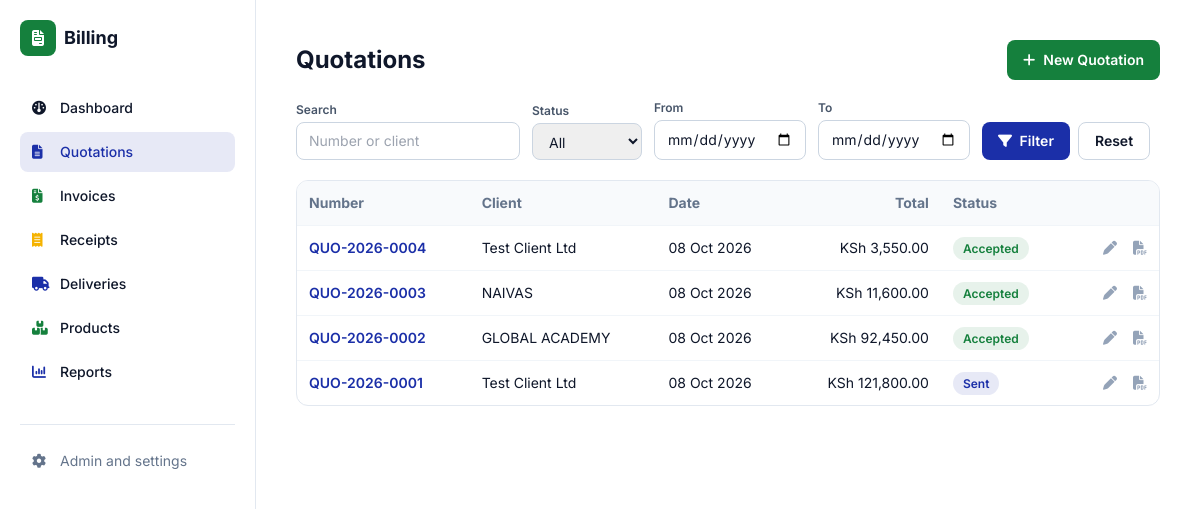
The page /list/quotation/ (signed in) on the database its author committed.
### documents/models.py (models this page shows, shortened)
class Document(models.Model):
    QUOTATION, INVOICE, RECEIPT = "quotation", "invoice", "receipt"
    TYPES = [(QUOTATION, "Quotation"), (INVOICE, "Invoice"), (RECEIPT, "Receipt")]
    PREFIX = {QUOTATION: "QUO", INVOICE: "INV", RECEIPT: "RCP"}
    STATUSES = [
        ("draft", "Draft"), ("sent", "Sent"), ("accepted", "Accepted"),
        ("paid", "Paid"), ("void", "Void"),
    ]
    PAYMENT_METHODS = [
        ("cash", "Cash"), ("mpesa", "M-Pesa"), ("bank", "Bank Transfer"), ("card", "Card"),
    ]
    VAT_MODES = [
        ("exclusive", "VAT exclusive (add VAT on top)"),
        ("inclusive", "VAT inclusive (prices include VAT)"),
        ("none", "No VAT"),
    ]
    doc_type = models.CharField(max_length=10, choices=TYPES)
    number = models.CharField(max_length=30, unique=True, editable=False)
    client = models.ForeignKey(Client, null=True, blank=True, on_delete=models.SET_NULL)
    client_name = models.CharField(max_length=150, blank=True, help_text="Walk-in name if no client")
    issue_date = models.DateField(default=timezone.localdate)
    due_date = models.DateField(null=True, blank=True)
    status = models.CharField(max_length=10, choices=STATUSES, default="draft")
    vat_mode = models.CharField(max_length=10, choices=VAT_MODES, default="exclusive")
    served_by = models.CharField(max_length=80, blank=True)
    discount = models.DecimalField(max_digits=12, decimal_places=2, default=0)
    payment_method = models.CharField(max_length=10, choices=PAYMENT_METHODS, blank=True)
    payment_reference = models.CharField(max_length=60, blank=True)
    notes = models.TextField(blank=True)
    terms = models.TextField(blank=True)
    buyer_pin = models.CharField("Buyer KRA PIN", max_length=20, blank=True)
    etims_invoice_no = models.CharField("eTIMS invoice no.", max_length=60, blank=True)
    etims_qr = models.CharField("eTIMS QR data or link", max_length=500, blank=True,
                                help_text="Paste the QR link or data KRA gives you for this invoice")
    share_token = models.CharField(max_length=32, unique=True, null=True, blank=True, editable=False)
    share_viewed_at = models.DateTimeField(null=True, blank=True, editable=False)
    business = models.JSONField(default=dict, blank=True, editable=False)
    source = models.ForeignKey("self", null=True, blank=True, on_delete=models.SET_NULL,
                               related_name="converted")
    created_at = models.DateTimeField(auto_now_add=True)
    class Meta:
        ordering = ["-created_at"]
    @property
    def display_client(self):
        return self.client.name if self.client else (self.client_name or "Walk-in Customer")
    @cached_property
    def biz(self):
        data = dict(self.business or {})
        if not data:
            p = BusinessProfile.get()
            data = p.snapshot() if p else {}
        for key in ("name", "tagline", "address", "phone", "email", "kra_pin",
                    "payment_details", "receipt_footer", "logo", "signature", "stamp"):
            data.setdefault(key, "")
        data.setdefault("vat_rate", "16.00")
        return SimpleNamespace(**data)
    @cached_property
    def vat_rate(self):
        return Decimal(str(self.biz.vat_rate))
    @property
    def items_total(self):
        return sum((i.line_total for i in self.items.all()), Decimal("0"))
    @property
    def gross(self):
        return max(self.items_total - self.discount, Decimal("0"))
    @property
    def vat_amount(self):
        if self.vat_mode == "exclusive":
            return (self.gross * self.vat_rate / 100).quantize(Decimal("0.01"))
        if self.vat_mode == "inclusive":
            return self.gross - self.net_amount
        return Decimal("0")
    @property
    def total(self):
        return self.gross + self.vat_amount if self.vat_mode == "exclusive" else self.gross
    @property
    def is_overdue(self):
        return bool(self.doc_type == self.INVOICE and self.due_date
                    and self.status == "sent" and self.due_date < timezone.localdate())
    @property
    def status_label(self):
        return "Overdue" if self.is_overdue else self.get_status_display()
    @property
    def status_style(self):
        return STATUS_STYLES["overdue" if self.is_overdue else self.status]

class Client(models.Model):
    name = models.CharField(max_length=150)
    phone = models.CharField(max_length=50, blank=True)
    email = models.EmailField(blank=True)
    address = models.TextField(blank=True)
    kra_pin = models.CharField(max_length=30, blank=True)
    class Meta:
        ordering = ["name"]

class DocumentItem(models.Model):
    document = models.ForeignKey(Document, related_name="items", on_delete=models.CASCADE)
    description = models.CharField(max_length=255)
    serial_numbers = models.TextField(blank=True, help_text="Optional, one per line")
    quantity = models.DecimalField(max_digits=10, decimal_places=2, default=1)
    unit_price = models.DecimalField(max_digits=12, decimal_places=2)
    product = models.ForeignKey("Product", null=True, blank=True, on_delete=models.SET_NULL,
                                related_name="sold_items")
    @property
    def line_total(self):
        return self.quantity * self.unit_price

### documents/views.py (the view)
# urls.py: path("list/<str:doc_type>/", views.document_list, name="list"),
@login_required
def document_list(request, doc_type):
    _check(doc_type)
    qs = (Document.objects.filter(doc_type=doc_type)
          .select_related("client").prefetch_related("items"))
    q = request.GET.get("q", "").strip()
    status = request.GET.get("status", "")
    d_from, d_to = request.GET.get("from", ""), request.GET.get("to", "")
    if q:
        qs = qs.filter(Q(number__icontains=q) | Q(client__name__icontains=q) | Q(client_name__icontains=q))
    if status == "overdue":
        qs = qs.filter(doc_type="invoice", status="sent", due_date__lt=timezone.localdate())
    elif status:
        qs = qs.filter(status=status)
    if _date(d_from):
        qs = qs.filter(issue_date__gte=_date(d_from))
    if _date(d_to):
        qs = qs.filter(issue_date__lte=_date(d_to))
    page_obj, page_range, querystring = paginate(request, qs)
    statuses = list(STATUS_CHOICES[doc_type]) + ([("overdue", "Overdue")] if doc_type == "invoice" else [])
    return render(request, "documents/document_list.html", {
        "docs": page_obj, "page_obj": page_obj, "page_range": page_range,
        "querystring": querystring, "meta": TYPE_META[doc_type], "doc_type": doc_type,
        "statuses": statuses, "f": {"q": q, "status": status, "from": d_from, "to": d_to}})

### documents/views.py (called while the page is built)
def _check(doc_type):
    if doc_type not in TYPE_META:
        raise Http404

def paginate(request, qs, per_page=PER_PAGE):
    paginator = Paginator(qs, per_page)
    page_obj = paginator.get_page(request.GET.get("page"))
    page_range = list(paginator.get_elided_page_range(page_obj.number, on_each_side=1, on_ends=1))
    params = request.GET.copy()
    params.pop("page", None)
    return page_obj, page_range, params.urlencode()

def _date(value):
    try:
        return parse_date(value) if value else None
    except ValueError:
        return None

### templates/documents/document_list.html (shortened to what this page needs)
{% extends "base.html" %}
{% block content %}
<div class="flex flex-col sm:flex-row sm:items-center sm:justify-between gap-3 mb-5">
  <h1 class="text-2xl font-bold">{{ meta.plural }}</h1>
  <a href="{% url 'documents:create' doc_type %}"
     class="inline-flex items-center justify-center gap-2 bg-brand-green hover:bg-green-800 text-white text-sm font-semibold px-4 py-2.5 rounded-lg w-full sm:w-auto">
    <i class="fa-solid fa-plus"></i> New {{ meta.label }}</a>
</div>
<form method="get" class="grid grid-cols-2 md:flex md:flex-wrap md:items-end gap-3 mb-5 text-sm">
  <div class="col-span-2 md:col-span-1">
    <label class="block text-xs font-semibold text-slate-600 mb-1">Search</label>
    <input name="q" value="{{ f.q }}" placeholder="Number or client" class="w-full md:w-56 rounded-lg border border-slate-300 px-3 py-2"></div>
  <div class="col-span-2 sm:col-span-1">
    <label class="block text-xs font-semibold text-slate-600 mb-1">Status</label>
    <select name="status" class="w-full rounded-lg border border-slate-300 px-3 py-2">
      <option value="">All</option>
    </select></div>
  <div><label class="block text-xs font-semibold text-slate-600 mb-1">From</label>
    <input type="date" name="from" value="{{ f.from }}" class="w-full rounded-lg border border-slate-300 px-3 py-2"></div>
  <div><label class="block text-xs font-semibold text-slate-600 mb-1">To</label>
    <input type="date" name="to" value="{{ f.to }}" class="w-full rounded-lg border border-slate-300 px-3 py-2"></div>
  <div class="col-span-2 md:col-span-1 flex gap-2">
    <button class="flex-1 md:flex-none bg-brand-blue text-white font-semibold px-4 py-2 rounded-lg"><i class="fa-solid fa-filter mr-1"></i> Filter</button>
    <a href="{% url 'documents:list' doc_type %}" class="flex-1 md:flex-none text-center px-4 py-2 rounded-lg border border-slate-300 font-semibold">Reset</a>
  </div>
</form>
{% include "documents/_table.html" %}
{% endblock %}

### templates/documents/_table.html (shortened to what this page needs)
<div class="hidden md:block rounded-xl border border-slate-200 overflow-x-auto">
  <table class="w-full text-sm">
    <thead class="bg-slate-50 text-left text-slate-500">
      <tr><th class="p-3">Number</th><th class="p-3">Client</th><th class="p-3">Date</th>
          <th class="p-3 text-right">Total</th><th class="p-3">Status</th><th class="p-3 w-24"></th></tr>
    </thead>
    <tbody>
      {% for d in docs %}
      <tr class="border-t border-slate-100 hover:bg-slate-50">
        <td class="p-3 font-semibold"><a class="text-brand-blue" href="{% url 'documents:detail' d.pk %}">{{ d.number }}</a></td>
        <td class="p-3">{{ d.display_client }}</td>
        <td class="p-3 whitespace-nowrap">{{ d.issue_date|date:"d M Y" }}</td>
        <td class="p-3 text-right whitespace-nowrap">KSh {{ d.total|floatformat:"2g" }}</td>
        <td class="p-3"><span class="px-2.5 py-1 rounded-full text-xs font-semibold {{ d.status_style }}">{{ d.status_label }}</span></td>
        <td class="p-3 text-right whitespace-nowrap text-slate-400">
          <a href="{% url 'documents:edit' d.pk %}" class="hover:text-brand-green mr-3" title="Edit"><i class="fa-solid fa-pen"></i></a>
          <a href="{% url 'documents:pdf' d.pk %}" target="_blank" class="hover:text-brand-blue" title="PDF"><i class="fa-solid fa-file-pdf"></i></a>
        </td>
      </tr>
      {% empty %}
      <tr><td colspan="6" class="p-8 text-center text-slate-400">Nothing matches.</td></tr>
      {% endfor %}
    </tbody>
  </table>
</div>

### templates/base.html (style rules this page uses)
html { -webkit-text-size-adjust: 100%; }

### rows shown on the page
Document: number "QUO-2026-0004", display_client "Test Client Ltd", issue_date "08 Oct 2026", total "3,550.00", status_label "Accepted"
Document: number "QUO-2026-0003", display_client "NAIVAS", issue_date "08 Oct 2026", total "11,600.00", status_label "Accepted"
Document: number "QUO-2026-0002", display_client "GLOBAL ACADEMY", issue_date "08 Oct 2026", total "92,450.00", status_label "Accepted"
Document: number "QUO-2026-0001", display_client "Test Client Ltd", issue_date "08 Oct 2026", total "121,800.00", status_label "Sent"

### other values the page prints
{{ meta.plural }} "Quotations"
{{ meta.label }} "Quotation"
